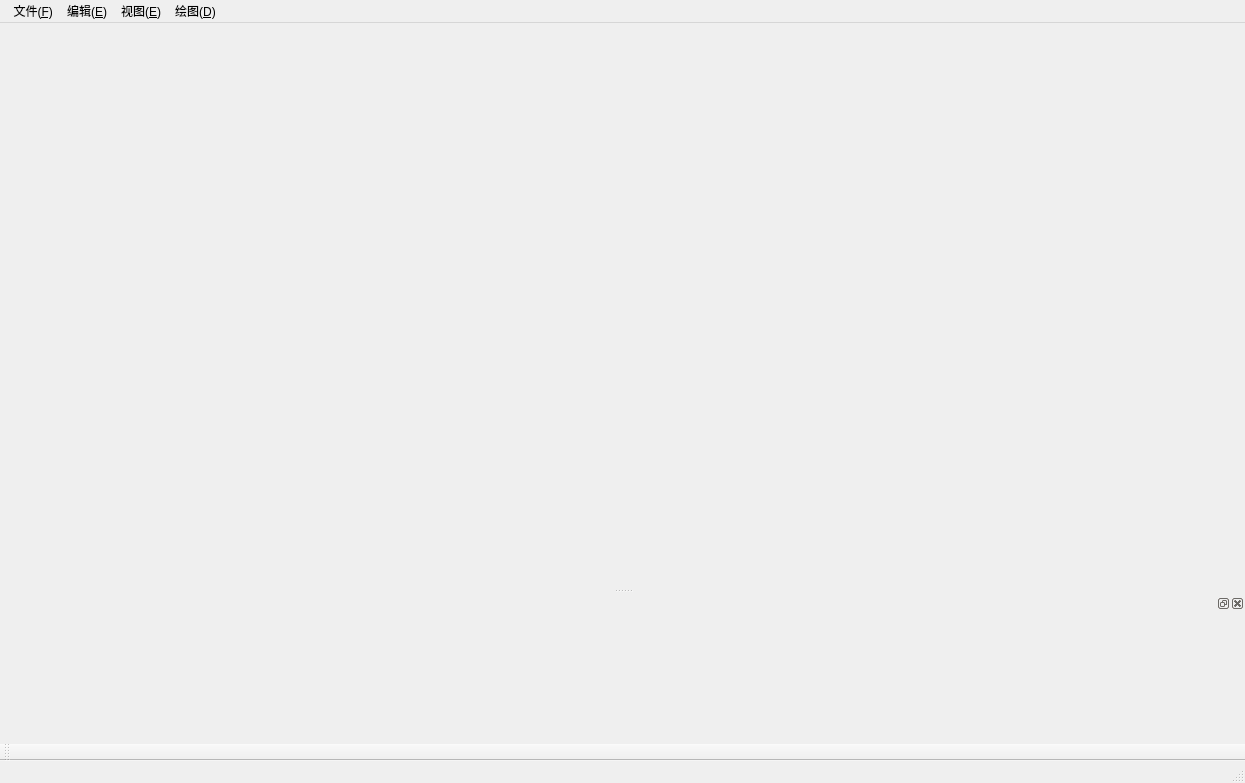
<?xml version="1.0" encoding="UTF-8"?>
<ui version="4.0">
 <class>Kad_QTClass</class>
 <widget class="QMainWindow" name="Kad_QTClass">
  <property name="geometry">
   <rect>
    <x>0</x>
    <y>0</y>
    <width>1245</width>
    <height>783</height>
   </rect>
  </property>
  <property name="windowTitle">
   <string>Kad_QT</string>
  </property>
  <widget class="QWidget" name="centralWidget">
   <layout class="QGridLayout" name="gridLayout">
    <item row="0" column="0">
     <widget class="QTUI_GLView" name="GLView" native="true">
      <property name="sizePolicy">
       <sizepolicy hsizetype="Expanding" vsizetype="Expanding">
        <horstretch>0</horstretch>
        <verstretch>0</verstretch>
       </sizepolicy>
      </property>
      <property name="cursor">
       <cursorShape>BlankCursor</cursorShape>
      </property>
      <property name="mouseTracking">
       <bool>true</bool>
      </property>
      <zorder>CommandPanel</zorder>
     </widget>
    </item>
   </layout>
  </widget>
  <widget class="QMenuBar" name="menuBar">
   <property name="geometry">
    <rect>
     <x>0</x>
     <y>0</y>
     <width>1245</width>
     <height>21</height>
    </rect>
   </property>
   <widget class="QMenu" name="menu">
    <property name="title">
     <string> 文件(&amp;F)</string>
    </property>
   </widget>
   <widget class="QMenu" name="menu_E">
    <property name="title">
     <string>编辑(&amp;E)</string>
    </property>
   </widget>
   <widget class="QMenu" name="menu_E_2">
    <property name="title">
     <string>视图(&amp;E)</string>
    </property>
   </widget>
   <widget class="QMenu" name="menu_D">
    <property name="title">
     <string>绘图(&amp;D)</string>
    </property>
    <addaction name="action_Command_Line"/>
   </widget>
   <addaction name="menu"/>
   <addaction name="menu_E"/>
   <addaction name="menu_E_2"/>
   <addaction name="menu_D"/>
  </widget>
  <widget class="QToolBar" name="mainToolBar">
   <attribute name="toolBarArea">
    <enum>BottomToolBarArea</enum>
   </attribute>
   <attribute name="toolBarBreak">
    <bool>false</bool>
   </attribute>
  </widget>
  <widget class="QStatusBar" name="statusBar"/>
  <widget class="QDockWidget" name="CommandPanel_Dockable">
   <property name="sizePolicy">
    <sizepolicy hsizetype="Expanding" vsizetype="Expanding">
     <horstretch>0</horstretch>
     <verstretch>0</verstretch>
    </sizepolicy>
   </property>
   <property name="minimumSize">
    <size>
     <width>80</width>
     <height>150</height>
    </size>
   </property>
   <attribute name="dockWidgetArea">
    <number>8</number>
   </attribute>
   <widget class="QWidget" name="CommandPanel_2">
    <layout class="QVBoxLayout" name="verticalLayout">
     <item>
      <widget class="QTUI_CommandDockable" name="CommandPanel" native="true">
       <property name="sizePolicy">
        <sizepolicy hsizetype="Expanding" vsizetype="Expanding">
         <horstretch>0</horstretch>
         <verstretch>0</verstretch>
        </sizepolicy>
       </property>
       <property name="maximumSize">
        <size>
         <width>16777215</width>
         <height>250</height>
        </size>
       </property>
      </widget>
     </item>
    </layout>
    <zorder>CommandPanel</zorder>
    <zorder>CommandPanel</zorder>
   </widget>
  </widget>
  <action name="action_Command_Line">
   <property name="text">
    <string>直线(&amp;L)</string>
   </property>
  </action>
 </widget>
 <layoutdefault spacing="6" margin="11"/>
 <customwidgets>
  <customwidget>
   <class>QTUI_GLView</class>
   <extends>QWidget</extends>
   <header location="global">qtui_glview.h</header>
   <container>1</container>
  </customwidget>
  <customwidget>
   <class>QTUI_CommandDockable</class>
   <extends>QWidget</extends>
   <header location="global">qtui_commanddockable.h</header>
   <container>1</container>
  </customwidget>
 </customwidgets>
 <resources/>
 <connections/>
</ui>
